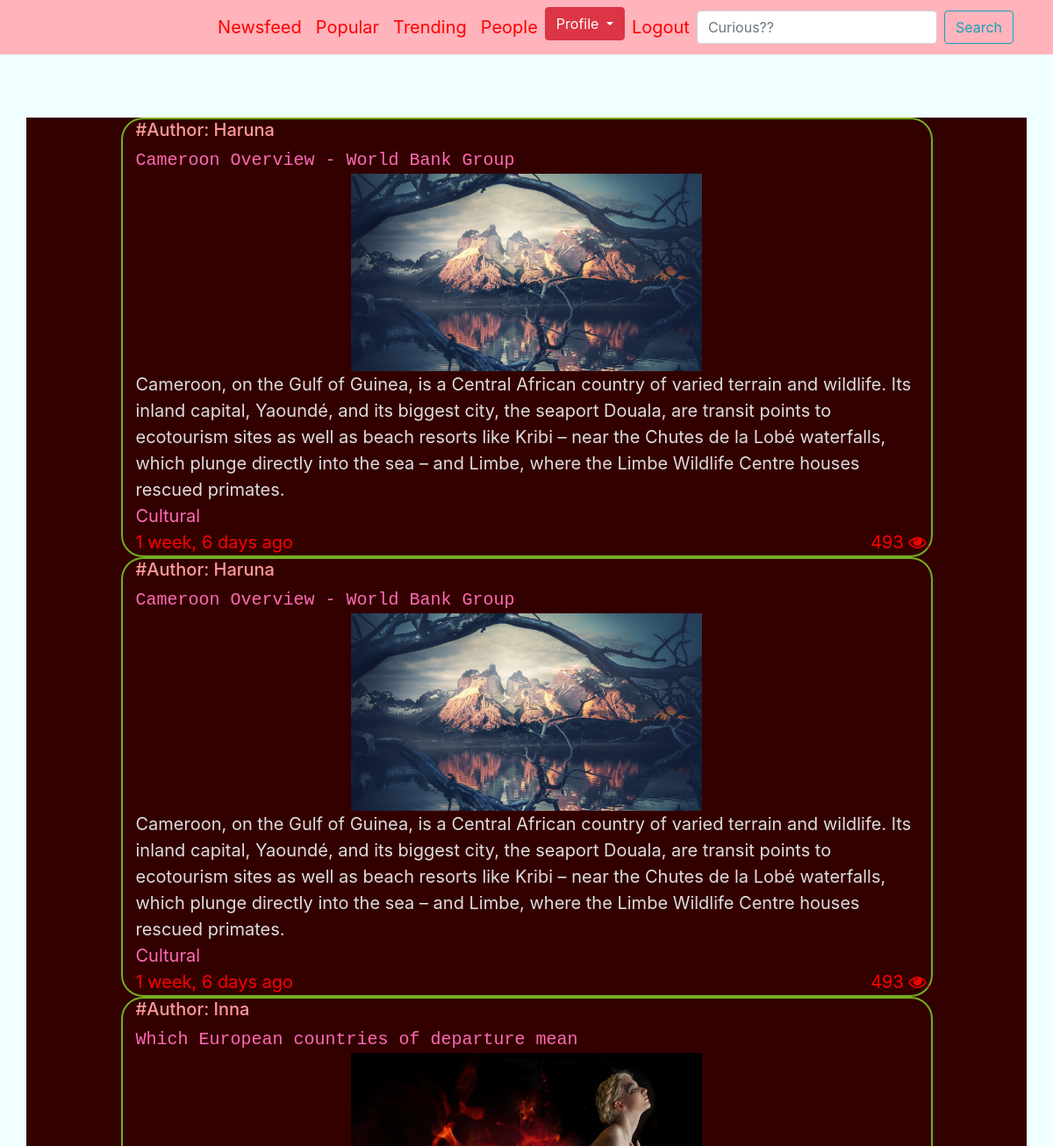
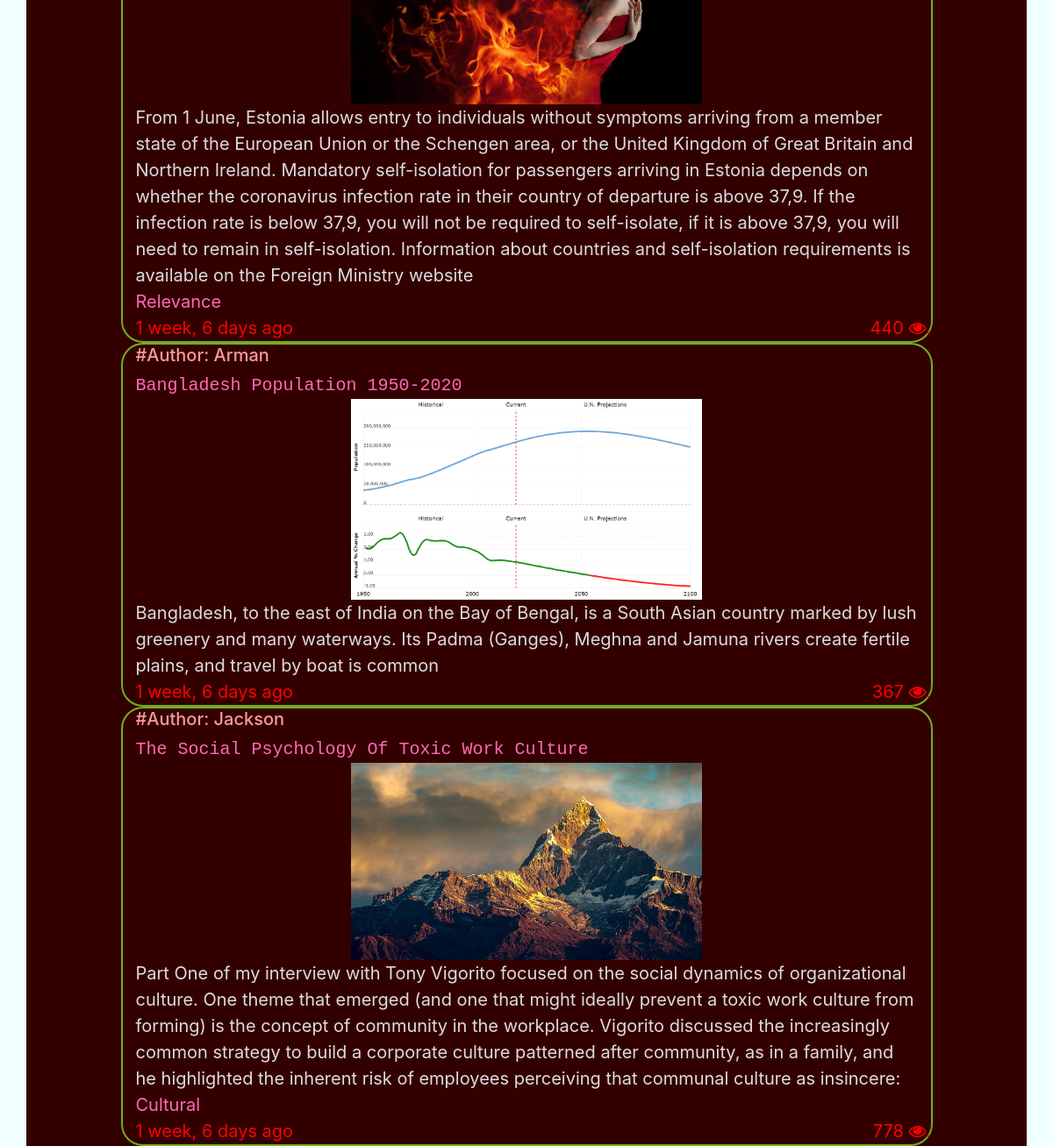
The page /newsfeed/ (signed in) on the database its author committed (2 pictures, top to bottom).
### Blog/models.py (models this page shows, shortened)
class Post(models.Model):
    title = models.CharField(max_length = 50)
    overview = models.TextField()
    time_upload = models.DateTimeField(auto_now_add=True)
    time_updated = models.DateTimeField(auto_now=True)
    Author = models.ForeignKey(Profile, on_delete=models.CASCADE)
    thumbnail = models.ImageField(upload_to= 'thumbnail', blank=True,null=True)
    categories = models.ManyToManyField(Categories, blank = True)
    view = models.IntegerField(default = 1)
    class Meta:
        ordering =['-time_upload']

class Categories(models.Model):
    title = models.CharField(max_length=50)

### User/models.py (models this page shows, shortened)
class Profile(models.Model):
    user = models.OneToOneField(User,on_delete=models.CASCADE)
    following = models.ManyToManyField(User,related_name='following',blank = True)
    bio = models.TextField(default='no bio submitted..')
    photo = models.ImageField(upload_to= 'Profile_pic',null = True, blank = True)
    updated = models.DateTimeField(auto_now=True)
    created = models.DateTimeField(auto_now_add=True)
    def profiles_posts(self):
        return self.post_set.all()
    class Meta:
        ordering = ('-created',)

### Blog/views.py (the view)
# urls.py: path('newsfeed/', views.Posts_following, name='newsfeed'),
@login_required
def Posts_following(request):
    profile = Profile.objects.get(user=request.user)
    user = [user for user in profile.following.all()]
    posts = []
    qs = None
    for u in user:
        p = Profile.objects.get(user=u)
        p_posts = p.post_set.all()
        posts.append(p_posts)
    my_posts =profile.profiles_posts()
    posts.append(my_posts)
    if len(posts)>0:
        qs = sorted(chain(*posts),reverse=True, key = lambda obj: obj.time_upload)
    return render(request,'Blog/newsfeed.html',{'posts':qs})

### Blog/templates/Blog/newsfeed.html
<!DOCTYPE html>
{% extends 'Blog/base.html' %}
{% load static %}
{% block content %}
{% for trends in posts %}
<div class="container" style="background-color:#330000">
  <div class="col-lg-10" style="margin-left: auto;
  margin-right: auto;
  display: block;
  border-radius: 25px;
  border: 2px solid #73AD21;">
    <div class="section-title">
      <h2 style="font-size:20px;color:#ff9999">#Author: {{trends.Author.user.username}} </h2>
    </div>
    <div class="trend-entry d-flex style=" background-color:#F0FFFF">
      <div class="trend-contents">
        <a href="#" style="font-size:20px;color:#FF69B4; font-family: 'Lucida Console', Courier, monospace;">{{trends.title}}</a>
        <a href="#"><img src="{{trends.thumbnail.url}}" width="1000" height="400" style="display: block;
  margin-left: auto;
  margin-right: auto;
  height:auto;
    width:100;
    max-width:400px;" alt="Image"></a>
        <div class="" style='font-size:20px;color:#DCDCDC;'>
          {{trends.overview}}
        </div>
        <div class="post-meta">
          <span class="d-block">
            {% for cat in trends.categories.all %}
            <a href="#" style="font-size:20px;color:#FF69B4">{{cat.title}}</a>
            {% endfor %}
          </span>
          <span class="date-read" style="font-size:20px;color:red">{{trends.time_upload|timesince}} ago
          </span>
          <span style="font-size:20px;color:red;position:absolute;
  bottom:0;
  right:0;">{{trends.view}}
            <i class="fa fa-eye">.</i>
          </span>
        </div>
      </div>
    </div>
  </div>
</div>
{% endfor %}
{% endblock %}

### rows shown on the page
Post: Author.user.username "Haruna", title "Cameroon Overview - World Bank Group", thumbnail (picture), overview "Cameroon, on the Gulf of Guinea, is a Central African country of varied terrain and wildlife. Its inland capital, Yaoundé, and its biggest city, the seaport Douala, are transit points to ecotourism sites as well as beach resorts like Kribi – near the Chutes de la Lobé waterfalls, which plunge directly into the sea – and Limbe, where the Limbe Wildlife Centre houses rescued primates.", time_upload "1 week, 6 days", view "493"
Categories: title "Cultural"
Post: Author.user.username "Inna", title "Which European countries of departure mean", thumbnail (picture), overview "From 1 June, Estonia allows entry to individuals without symptoms arriving from a member state of the European Union or the Schengen area, or the United Kingdom of Great Britain and Northern Ireland. Mandatory self-isolation for passengers arriving in Estonia depends on whether the coronavirus infection rate in their country of departure is above 37,9. If the infection rate is below 37,9, you will not be required to self-isolate, if it is above 37,9, you will need to remain in self-isolation. Information about countries and self-isolation requirements is available on the Foreign Ministry website", time_upload "1 week, 6 days", view "440"
Categories: title "Relevance"
Post: Author.user.username "Arman", title "Bangladesh Population 1950-2020", thumbnail (picture), overview "Bangladesh, to the east of India on the Bay of Bengal, is a South Asian country marked by lush greenery and many waterways. Its Padma (Ganges), Meghna and Jamuna rivers create fertile plains, and travel by boat is common", time_upload "1 week, 6 days", view "367"
Post: Author.user.username "Jackson", title "The Social Psychology Of Toxic Work Culture", thumbnail (picture), overview "Part One of my interview with Tony Vigorito focused on the social dynamics of organizational culture. One theme that emerged (and one that might ideally prevent a toxic work culture from forming) is the concept of community in the workplace. Vigorito discussed the increasingly common strategy to build a corporate culture patterned after community, as in a family, and he highlighted the inherent risk of employees perceiving that communal culture as insincere:", time_upload "1 week, 6 days", view "778"
